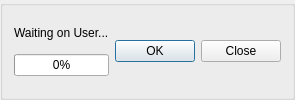
    <widget class="QGroupBox" name="groupBox">
     <property name="sizePolicy">
      <sizepolicy hsizetype="Expanding" vsizetype="Preferred">
       <horstretch>0</horstretch>
       <verstretch>0</verstretch>
      </sizepolicy>
     </property>
     <property name="minimumSize">
      <size>
       <width>0</width>
       <height>45</height>
      </size>
     </property>
     <property name="title">
      <string/>
     </property>
     <layout class="QHBoxLayout" name="horizontalLayout_3">
      <item>
       <layout class="QVBoxLayout" name="verticalLayout_20">
        <item>
         <widget class="QLabel" name="progressText">
          <property name="maximumSize">
           <size>
            <width>16777215</width>
            <height>15</height>
           </size>
          </property>
          <property name="text">
           <string>Waiting on User...</string>
          </property>
         </widget>
        </item>
        <item>
         <widget class="QProgressBar" name="progressBar">
          <property name="value">
           <number>0</number>
          </property>
         </widget>
        </item>
       </layout>
      </item>
      <item>
       <widget class="QDialogButtonBox" name="buttonBox">
        <property name="enabled">
         <bool>true</bool>
        </property>
        <property name="sizePolicy">
         <sizepolicy hsizetype="Fixed" vsizetype="Fixed">
          <horstretch>0</horstretch>
          <verstretch>0</verstretch>
         </sizepolicy>
        </property>
        <property name="layoutDirection">
         <enum>Qt::LeftToRight</enum>
        </property>
        <property name="autoFillBackground">
         <bool>false</bool>
        </property>
        <property name="orientation">
         <enum>Qt::Horizontal</enum>
        </property>
        <property name="standardButtons">
         <set>QDialogButtonBox::Close|QDialogButtonBox::Ok</set>
        </property>
        <property name="centerButtons">
         <bool>false</bool>
        </property>
       </widget>
      </item>
     </layout>
    </widget>
